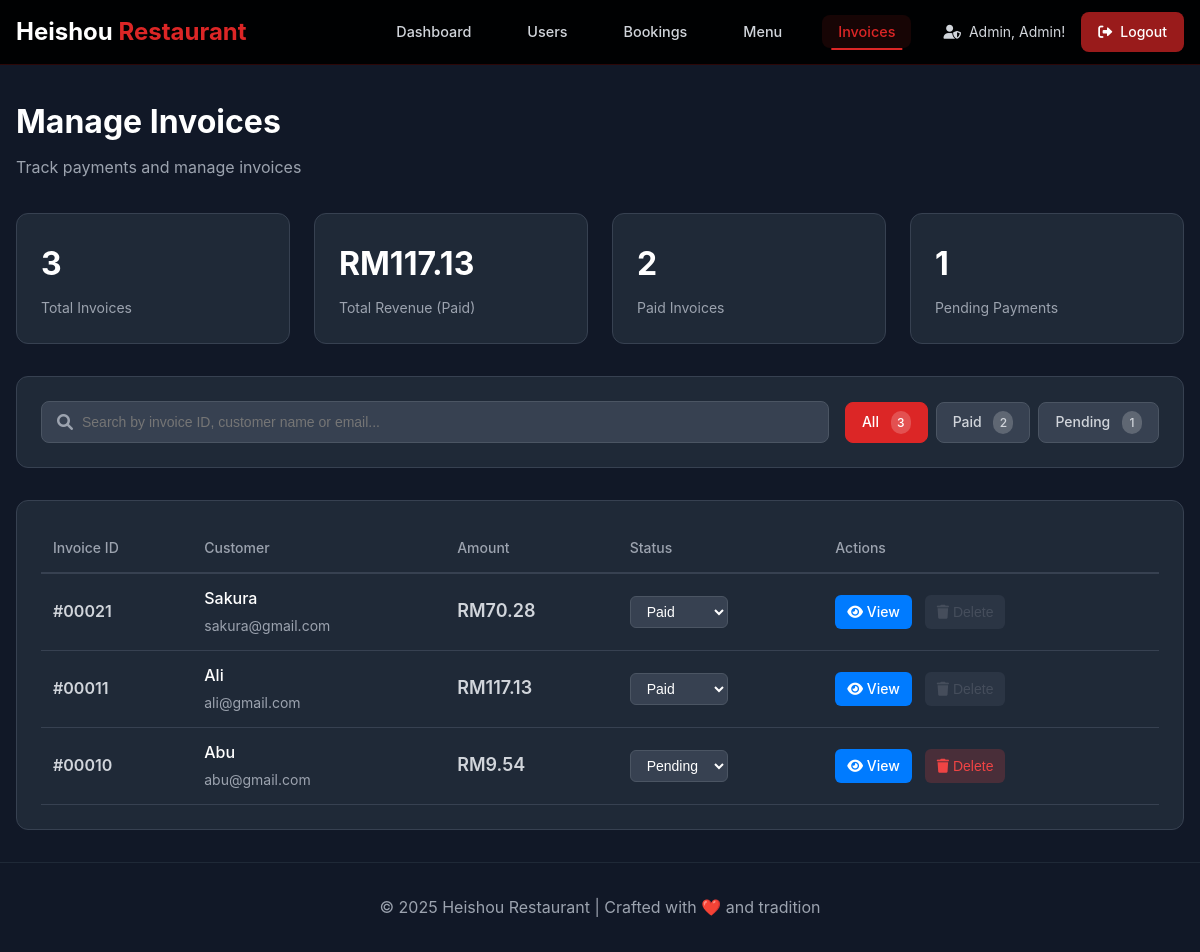
/admin/manage_invoices.php (signed in), run on the app's committed database.
### tables this page shows
CREATE TABLE `invoice` (
  `Invoice_ID` int(11) NOT NULL,
  `User_ID` int(11) NOT NULL,
  `Total_Price` varchar(255) NOT NULL,
  `Payment_Status` varchar(255) NOT NULL,
  `created_at` timestamp NOT NULL DEFAULT CURRENT_TIMESTAMP
);

CREATE TABLE `user` (
  `User_ID` int(11) NOT NULL,
  `Full_Name` varchar(100) NOT NULL,
  `Email` varchar(100) NOT NULL,
  `Password` varchar(255) NOT NULL,
  `Role` enum('admin','user') DEFAULT 'user'
);

### admin/manage_invoices.php (the view, shortened to what this page needs)
<?php
include '../components/connect.php';
 $status_filter = isset($_GET['status']) ? $_GET['status'] : 'all';
 $search_query = isset($_GET['search']) ? $_GET['search'] : '';
 $where_clause = "WHERE 1=1";
 $invoices = [];
 $stmt = $conn->prepare("SELECT i.*, u.Full_Name, u.Email
                        FROM invoice i
                        JOIN user u ON i.User_ID = u.User_ID
                        $where_clause
                        ORDER BY i.Invoice_ID DESC");
 $stmt->execute();
 $result = $stmt->get_result();
if ($result->num_rows > 0) {
    while ($row = $result->fetch_assoc()) {
        $invoices[] = $row;
    }
}
 $status_counts = [
    'all' => 0,
    'paid' => 0,
    'pending' => 0
];
 $stmt = $conn->prepare("SELECT Payment_Status, COUNT(*) as count FROM invoice GROUP BY Payment_Status");
 $stmt->execute();
 $result = $stmt->get_result();
if ($result->num_rows > 0) {
    while ($row = $result->fetch_assoc()) {
        $status = strtolower($row['Payment_Status']);
        if (isset($status_counts[$status])) {
            $status_counts[$status] = $row['count'];
        }
        $status_counts['all'] += $row['count'];
    }
}
 $total_revenue = 0;
 $stmt = $conn->prepare("SELECT SUM(CAST(Total_Price AS DECIMAL(10,2))) as revenue FROM invoice WHERE Payment_Status = 'paid'");
 $stmt->execute();
 $result = $stmt->get_result();
if ($result->num_rows > 0) {
    $row = $result->fetch_assoc();
    $total_revenue = $row['revenue'] ? $row['revenue'] : 0;
}
?>
<!DOCTYPE html>
<html lang="en">
<head>
  <link rel="stylesheet" href="https://cdnjs.cloudflare.com/ajax/libs/font-awesome/6.0.0/css/all.min.css">
  <link rel="stylesheet" href="../css/style.css">
  <link rel="stylesheet" href="../css/manage_invoices.css">
</head>
<body>
  <header class="navbar">
    <div class="nav-container">
      <div class="logo">
        <h1>Heishou <span>Restaurant</span></h1>
      </div>
      <nav class="nav-menu">
        <ul class="nav-links">
          <li><a href="admin_home.php">Dashboard</a></li>
          <li><a href="manage_users.php">Users</a></li>
          <li><a href="manage_bookings.php">Bookings</a></li>
          <li><a href="manage_menu.php">Menu</a></li>
          <li><a href="manage_invoices.php" class="active">Invoices</a></li>
        </ul>
        <ul class="nav-actions">
          <li class="welcome-user">
            <i class="fas fa-user-shield"></i>
            <span>Admin, <?php echo htmlspecialchars($_SESSION['username']); ?>!</span>
          </li>
          <li>
              <a href="../logout.php" class="btn logout-btn">
                <i class="fas fa-sign-out-alt"></i> Logout
              </a>
          </li>
        </ul>
      </nav>
    </div>
  </header>
  <main class="manage-page">
    <div class="container">
      <div class="page-header">
        <h1 class="page-title">Manage Invoices</h1>
        <p class="page-subtitle">Track payments and manage invoices</p>
      </div>
      <div class="stats-row">
        <div class="stat-card">
          <div class="stat-value"><?php echo $status_counts['all']; ?></div>
          <div class="stat-label">Total Invoices</div>
        </div>
        <div class="stat-card">
          <div class="stat-value">RM<?php echo number_format($total_revenue, 2); ?></div>
          <div class="stat-label">Total Revenue (Paid)</div>
        </div>
        <div class="stat-card">
          <div class="stat-value"><?php echo $status_counts['paid']; ?></div>
          <div class="stat-label">Paid Invoices</div>
        </div>
        <div class="stat-card">
          <div class="stat-value"><?php echo $status_counts['pending']; ?></div>
          <div class="stat-label">Pending Payments</div>
        </div>
      </div>
      <div class="filters-section">
        <div class="search-box">
          <i class="fas fa-search"></i>
          <form method="GET" style="display: flex;">
            <input type="text" name="search" placeholder="Search by invoice ID, customer name or email..." value="<?php echo htmlspecialchars($search_query); ?>">
          </form>
        </div>
        <div class="filter-tabs">
          <a href="manage_invoices.php?status=all" class="filter-tab <?php echo $status_filter == 'all' ? 'active' : ''; ?>">
            All
            <span class="filter-count"><?php echo $status_counts['all']; ?></span>
          </a>
          <a href="manage_invoices.php?status=paid" class="filter-tab <?php echo $status_filter == 'paid' ? 'active' : ''; ?>">
            Paid
            <span class="filter-count"><?php echo $status_counts['paid']; ?></span>
          </a>
          <a href="manage_invoices.php?status=pending" class="filter-tab <?php echo $status_filter == 'pending' ? 'active' : ''; ?>">
            Pending
            <span class="filter-count"><?php echo $status_counts['pending']; ?></span>
          </a>
        </div>
      </div>
      <div class="invoices-table-container">
        <?php if (empty($invoices)): ?>
          <div class="empty-state">
            <i class="fas fa-file-invoice-dollar"></i>
            <h3>No invoices found</h3>
            <p>Try adjusting your search or filter.</p>
          </div>
        <?php else: ?>
          <table class="invoices-table">
            <thead>
              <tr>
                <th>Invoice ID</th>
                <th>Customer</th>
                <th>Amount</th>
                <th>Status</th>
                <th>Actions</th>
              </tr>
            </thead>
            <tbody>
              <?php foreach ($invoices as $invoice): ?>
                <tr>
                  <td class="invoice-id">#<?php echo str_pad($invoice['Invoice_ID'], 5, '0', STR_PAD_LEFT); ?></td>
                  <td>
                    <div class="customer-info">
                      <span class="customer-name"><?php echo htmlspecialchars($invoice['Full_Name']); ?></span>
                      <span class="customer-email"><?php echo htmlspecialchars($invoice['Email']); ?></span>
                    </div>
                  </td>
                  <td class="amount">RM<?php echo number_format(str_replace(['RM', ','], '', $invoice['Total_Price']), 2); ?></td>
                  <td>
                    <form method="POST" style="display: inline;">
                      <select name="status" class="status-select" onchange="this.form.submit()">
                        <option value="pending" <?php echo strtolower($invoice['Payment_Status']) == 'pending' ? 'selected' : ''; ?>>Pending</option>
                        <option value="paid" <?php echo strtolower($invoice['Payment_Status']) == 'paid' ? 'selected' : ''; ?>>Paid</option>
                      </select>
                    </form>
                  </td>
                  <td>
                    <div class="actions-cell">
                      <a href="../user/view_invoice.php?id=<?php echo $invoice['Invoice_ID']; ?>" class="action-btn view-btn" target="_blank">
                          <i class="fas fa-eye"></i> View
                      </a>
                      <button class="action-btn delete-btn"
                              onclick="confirmDelete(<?php echo $invoice['Invoice_ID']; ?>, '<?php echo strtolower($invoice['Payment_Status']); ?>')"
                              <?php echo strtolower($invoice['Payment_Status']) == 'paid' ? 'disabled title="Cannot delete paid invoices"' : 'title="Delete pending invoice"'; ?>>
                        <i class="fas fa-trash"></i> Delete
                      </button>
                    </div>
                  </td>
                </tr>
              <?php endforeach; ?>
            </tbody>
          </table>
        <?php endif; ?>
      </div>
    </div>
  </main>
  <?php include '../components/footer.php';?>
</body>
</html>

### components/footer.php
<footer class="footer">
    <div class="container">
      <p>© 2025 Heishou Restaurant | Crafted with ❤️ and tradition</p>
    </div>
  </footer>

### css/style.css (style rules this page uses)
:root { --red: #dc2626; --red-dark: #991b1b; --red-light: #fca5a5; --white: #ffffff; --black: #000000; --gray-50: #f9fafb; --gray-100: #f3f4f6; --gray-200: #e5e7eb; --gray-300: #d1d5db; --gray-400: #9ca3af; --gray-500: #6b7280; --gray-600: #4b5563; --gray-700: #374151; --gray-800: #1f2937; --gray-900: #111827; --shadow-sm: 0 1px 2px 0 rgb(0 0 0 / 0.05); --shadow: 0 1px 3px 0 rgb(0 0 0 / 0.1), 0 1px 2px -1px rgb(0 0 0 / 0.1); --shadow-lg: 0 10px 15px -3px rgb(0 0 0 / 0.1), 0 4px 6px -4px rgb(0 0 0 / 0.1); --shadow-xl: 0 20px 25px -5px rgb(0 0 0 / 0.1), 0 8px 10px -6px rgb(0 0 0 / 0.1); }
* { margin: 0; padding: 0; box-sizing: border-box; }
body { font-family: 'Noto Sans JP', -apple-system, BlinkMacSystemFont, 'Segoe UI', Roboto, sans-serif; background: var(--black); color: var(--gray-300); line-height: 1.6; scroll-behavior: smooth; overflow-x: hidden; }
.container { max-width: 1200px; margin: 0 auto; padding: 0 1rem; }
.navbar { position: fixed; top: 0; left: 0; right: 0; z-index: 1000; background: rgba(0, 0, 0, 0.95); backdrop-filter: blur(10px); border-bottom: 1px solid rgba(220, 38, 38, 0.2); transition: all 0.3s ease; }
.nav-container { max-width: 1200px; margin: 0 auto; padding: 0 1rem; display: flex; align-items: center; justify-content: space-between; height: 4rem; }
.logo h1 { font-size: 1.5rem; font-weight: 700; color: var(--white); }
.logo span { color: var(--red); }
.nav-menu { display: flex; align-items: center; gap: 2rem; }
.nav-links { display: flex; align-items: center; gap: 1.5rem; list-style: none; }
.nav-links a { color: var(--gray-300); text-decoration: none; font-weight: 500; font-size: 0.9rem; padding: 0.5rem 1rem; border-radius: 0.5rem; transition: all 0.3s ease; position: relative; }
.nav-links a::after { content: ''; position: absolute; bottom: -2px; left: 50%; transform: translateX(-50%); width: 0; height: 2px; background: var(--red); transition: width 0.3s ease; }
.nav-links a.active { color: var(--red); background: rgba(220, 38, 38, 0.1); }
.nav-links a.active::after { width: 80%; }
.nav-actions { display: flex; align-items: center; gap: 1rem; list-style: none; }
.welcome-user { display: flex; align-items: center; gap: 0.5rem; color: var(--gray-300); font-size: 0.875rem; }
.btn { display: inline-flex; align-items: center; gap: 0.5rem; padding: 0.5rem 1rem; border: none; border-radius: 0.5rem; font-size: 0.875rem; font-weight: 500; text-decoration: none; cursor: pointer; transition: all 0.3s ease; background: transparent; color: var(--white); border: 1px solid transparent; }
.logout-btn { background: var(--red-dark); }
.footer { padding: 2rem 0; background: var(--gray-900); border-top: 1px solid var(--gray-800); text-align: center; }
.footer p { color: var(--gray-400); }

### data on the page
invoice: Invoice_ID "00021", User_ID.Full_Name "Sakura", User_ID.Email "sakura@gmail.com", Total_Price "70.28", status "Paid"
invoice: Invoice_ID "00011", User_ID.Full_Name "Ali", User_ID.Email "ali@gmail.com", Total_Price "117.13", status "Paid"
invoice: Invoice_ID "00010", User_ID.Full_Name "Abu", User_ID.Email "abu@gmail.com", Total_Price "9.54", status "Pending"

### other printed values
$_SESSION['username'] "Admin"
$status_counts['all'] "3"
$total_revenue "117.13"
$status_counts['paid'] "2"
$status_counts['pending'] "1"
